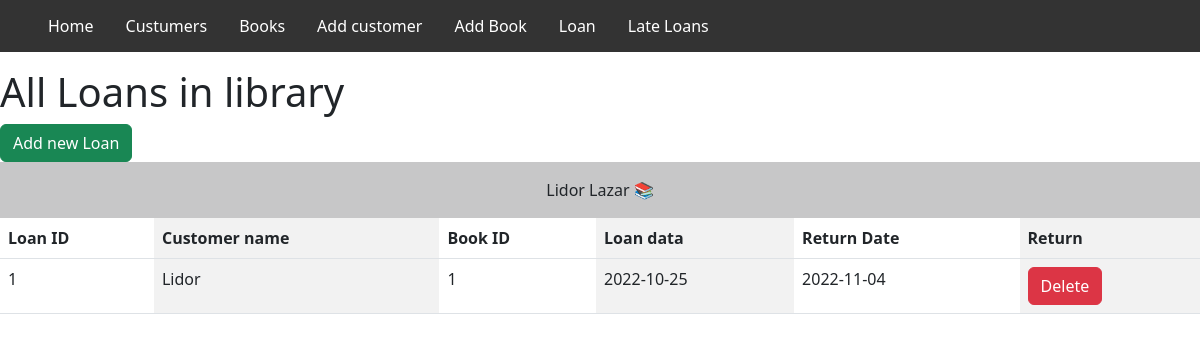
The page /AllLoans/ on the database as committed earlier.
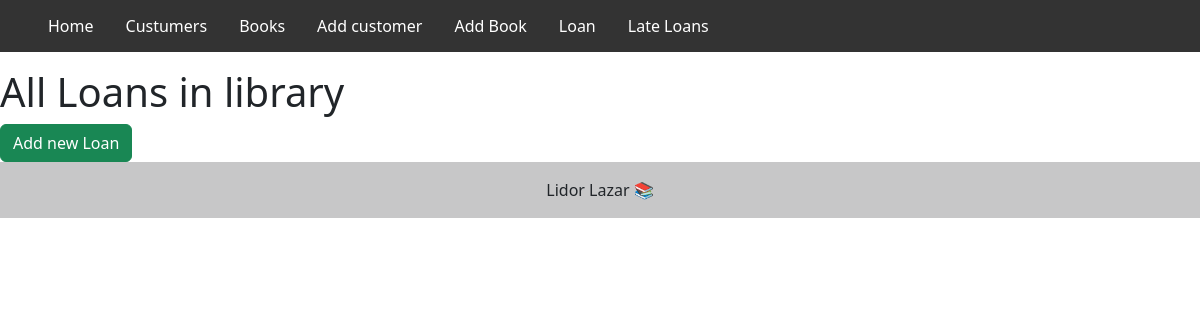
The same page on the database as committed later.
### backend-site.py (models this page shows, shortened)
class Loans(db.Model):
    LoansID = db.Column('LoansID', db.Integer, primary_key=True)
    CusomerID = db.Column('CusomerID', db.Integer, db.ForeignKey('customers.CusomerID'), nullable=False)
    BookId = db.Column('BookId', db.Integer, db.ForeignKey('books.BookId'))
    LoanDate = db.Column('LoanDate', db.Date)
    ReturnDate = db.Column('ReturnDate', db.Date)

class Customers(db.Model):
    CusomerID = db.Column('CusomerID',db.Integer, primary_key=True)
    Name = db.Column('Name', db.String(50))
    City = db.Column('City', db.String(50))
    Age = db.Column('Age', db.Integer)
    CustomersToLoans = db.relationship('Loans', backref='customers')

### backend-site.py (the view)
@app.route("/AllLoans/",methods=['GET'])
def AllLoanBook():
    return render_template('ShowAllLoan.html', AllLoanBook=Loans.query.all())

### Templates/ShowAllLoan.html (shortened to what this page needs)
{% extends "layout.html" %} {% block title %}Lazar libaray{% endblock %}  {% block content %}
  <table class="table table-striped-columns">
  <h1>All Loans in library</h1>
  <a class="btn btn-success" href="/AddLoan">Add new Loan</a>
    {%- for Loan in AllLoanBook %}
      <thead>
        <tr>
          <th scope="col">Loan ID</th>
          <th scope="col">Customer name</th>
          <th scope="col">Book ID</th>
          <th scope="col">Loan data</th>
          <th scope="col" >Return Date</th>
          <th scope="col" >Return</th>
        </tr>
      </thead>
      <tbody>
        <tr>
          <td>{{Loan.LoansID}}</td>
          <td>{{Loan.customers.Name}}</td>
          <td>{{Loan.BookId}}</td>
          <td>{{Loan.LoanDate}}</td>
          <td>{{Loan.ReturnDate}}</td>
          <td><a class="btn btn-danger" href="/ReturnBook/{{Loan.LoansID}}">Delete</a></td>
        </tr>
      {% endfor %}
  {% endblock %}

### Templates/layout.html (shortened to what this page needs)
<!DOCTYPE html>
<html>
  <head>
    <link
      href="https://cdn.jsdelivr.net/npm/bootstrap@5.2.2/dist/css/bootstrap.min.css"
      rel="stylesheet"
    />
  </head>
  <body>
    <ul>
      <li><a class="" href="/">Home</a></li>
      <li><a href="/PrintAll">Custumers</a></li>
      <li><a href="/Book">Books</a></li>
      <li><a href="/addCustomer">Add customer</a></li>
      <li><a href="/addBook">Add Book</a></li>
      <li><a href="/AllLoans">Loan</a></li>
      <li><a href="/lateLoans">Late Loans</a></li>
    </ul>
    <div id="content">{% block content %}{% endblock %}</div>
    <div id="footer">
      {% block footer %}
      <footer class="bg-light text-center text-lg-start">
        <div
          class="text-center p-3"
          style="background-color: rgba(0, 0, 0, 0.2)"
        >
          Lidor Lazar 📚
        </div>
      </footer>
      {% endblock %}
    </div>
  </body>
</html>

### Templates/layout.html (style rules this page uses)
ul { list-style-type: none; margin: 0; padding: 0; overflow: hidden; background-color: #333; }
li { float: left; }
li a { display: block; color: white; text-align: center; padding: 14px 16px; text-decoration: none; }

Rows that differ between the two databases and show on the page:
removed Loans: LoansID "1", customers.Name "Lidor", BookId "1", LoanDate "2022-10-25", ReturnDate "2022-11-04"
